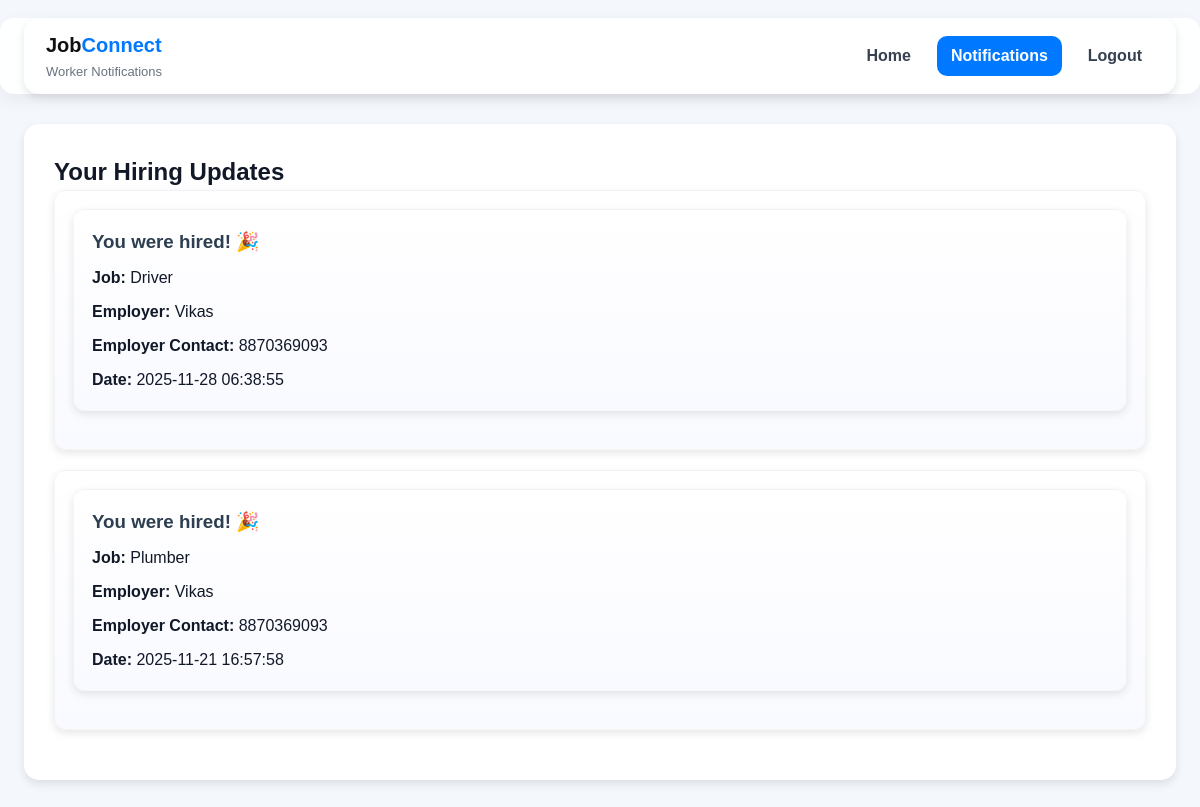
The page /notifications (signed in) on the database its author committed.
### tables this page shows
CREATE TABLE hired_workers (
            id INTEGER PRIMARY KEY AUTOINCREMENT,
            job_id INTEGER,
            worker_id INTEGER,
            employer_id INTEGER,
            hired_at TIMESTAMP DEFAULT CURRENT_TIMESTAMP,
            FOREIGN KEY(job_id) REFERENCES jobs(id),
            FOREIGN KEY(worker_id) REFERENCES users(id),
            FOREIGN KEY(employer_id) REFERENCES users(id)
        );

CREATE TABLE jobs (
    id INTEGER PRIMARY KEY AUTOINCREMENT,
    employer_id INTEGER NOT NULL,
    title TEXT NOT NULL,
    description TEXT,
    salary TEXT,
    location TEXT,
    qualifications TEXT,
    category TEXT NOT NULL,
    posted_on TIMESTAMP DEFAULT CURRENT_TIMESTAMP, start_time TEXT, end_time TEXT, duration TEXT, workers_needed INTEGER,
    FOREIGN KEY (employer_id) REFERENCES users (id)
);

CREATE TABLE users (
    id INTEGER PRIMARY KEY AUTOINCREMENT,
    name TEXT NOT NULL,
    email TEXT UNIQUE NOT NULL,
    password TEXT NOT NULL,
    role TEXT CHECK(role IN ('worker', 'employer')) NOT NULL
, is_verified INTEGER DEFAULT 0, adhar_no INTEGER (12), contact TEXT);

### app.py (the view)
@app.route('/notifications')
def notifications():
    if 'user_id' not in session or session.get('role') != 'worker':
        return redirect(url_for('login'))
    worker_id = session['user_id']
    with get_conn() as conn:
        notifications = conn.execute("""
            SELECT
                h.hired_at AS hired_at,
                j.title AS job_title,
                u.name AS employer_name,
                u.contact AS employer_contact
            FROM hired_workers h
            INNER JOIN jobs j ON h.job_id = j.id
            INNER JOIN users u ON h.employer_id = u.id
            WHERE h.worker_id = ?
            ORDER BY h.hired_at DESC
        """, (worker_id,)).fetchall()
    return render_template("worker_notifications.html", notifications=notifications)

### app.py (called while the page is built)
def get_conn():
    conn = sqlite3.connect(DB_PATH, timeout=10)
    conn.row_factory = sqlite3.Row
    return conn

### templates/worker_notifications.html (shortened to what this page needs)
<!DOCTYPE html>
<html lang="en">
<head>
    <link rel="stylesheet" href="{{ url_for('static', filename='css/style.css') }}">
</head>
<body>
<header class="topbar">
  <div class="container">
    <div class="brand">
      <div class="logo">Job<span>Connect</span></div>
      <div class="subtitle">Worker Notifications</div>
    </div>
    <nav class="nav">
      <a href="{{ url_for('worker') }}" class="nav-link">Home</a>
      <a href="{{ url_for('notifications') }}" class="nav-cta">Notifications</a>
      <a href="{{ url_for('logout') }}" class="nav-link">Logout</a>
    </nav>
  </div>
</header>
<main class="container" style="margin-top: 30px;">
  <h2>Your Hiring Updates</h2>
 {% if notifications %}
  {% for n in notifications %}
    <div class="job-card">
      <div class="job-card">
  <h3>You were hired! 🎉</h3>
  <p><b>Job:</b> {{ n["job_title"] }}</p>
  <p><b>Employer:</b> {{ n["employer_name"] }}</p>
  <p><b>Employer Contact:</b> {{ n["employer_contact"] }}</p>
  <p><b>Date:</b> {{ n["hired_at"] }}</p>
</div>
    </div>
  {% endfor %}
{% else %}
  <p>No hiring notifications yet.</p>
{% endif %}
</main>
</body>
</html>

### static/css/style.css (style rules this page uses)
* { margin: 0; padding: 0; box-sizing: border-box; font-family: "Poppins", sans-serif; }
body { background: #f4f7fc; color: #333; }
.container { max-width: 900px; margin: 40px auto; background: white; padding: 30px; border-radius: 15px; box-shadow: 0 4px 10px rgba(0,0,0,0.1); }
.logo { font-weight: 700; font-size: 1.5rem; }
.logo span { color: #0078ff; }
.job-card { background: #ffffff; padding: 20px; border-radius: 12px; box-shadow: 0 3px 8px rgba(0,0,0,0.1); margin-bottom: 20px; transition: transform 0.2s ease; }
.job-card h3 { color: #2c3e50; }
:root { --bg: #f4f7fc; --card: #fff; --muted: #6b7280; --accent: #0078ff; --accent-2: #1aa261; --shadow: 0 8px 30px rgba(16,24,40,0.08); --radius-lg: 14px; --radius-md: 10px; --container: 1200px; }
* { box-sizing:border-box;margin:0;padding:0 }
html,body { height:100% }
body { font-family: "Inter", "Poppins", system-ui, -apple-system, "Segoe UI", Roboto, "Helvetica Neue", Arial; background: var(--bg); color: #111827; -webkit-font-smoothing:antialiased; -moz-osx-font-smoothing:grayscale; line-height:1.5; }
.container { width: 96%; max-width: var(--container); margin: 0 auto; }
.topbar { background: rgba(255,255,255,0.9); backdrop-filter: blur(6px); border-radius: 14px; margin: 18px auto; box-shadow: 0 6px 18px rgba(2,6,23,0.06); }
.topbar .container { display:flex; align-items:center; gap:20px; padding: 12px 22px; }
.brand { display:flex;flex-direction:column;gap:2px }
.logo { font-weight:700;font-size:20px;color:#111 }
.logo span { color:var(--accent) }
.subtitle { font-size:13px;color:var(--muted) }
.nav { margin-left:auto;display:flex;gap:14px;align-items:center }
.nav-link { color:#374151;text-decoration:none;padding:8px 12px;border-radius:8px;font-weight:600 }
.nav-cta { background:var(--accent);color:#fff;padding:8px 14px;border-radius:10px;text-decoration:none;font-weight:700 }
.job-card { background:linear-gradient(180deg, rgba(255,255,255,1), rgba(249,250,255,1)); border-radius:12px;padding:18px;border:1px solid rgba(2,6,23,0.03); display:flex;flex-direction:column;gap:10px; }

### rows shown on the page
hired_workers: job_title "Driver", employer_name "Vikas", employer_contact "8870369093", hired_at "2025-11-28 06:38:55"
hired_workers: job_title "Plumber", employer_name "Vikas", employer_contact "8870369093", hired_at "2025-11-21 16:57:58"
